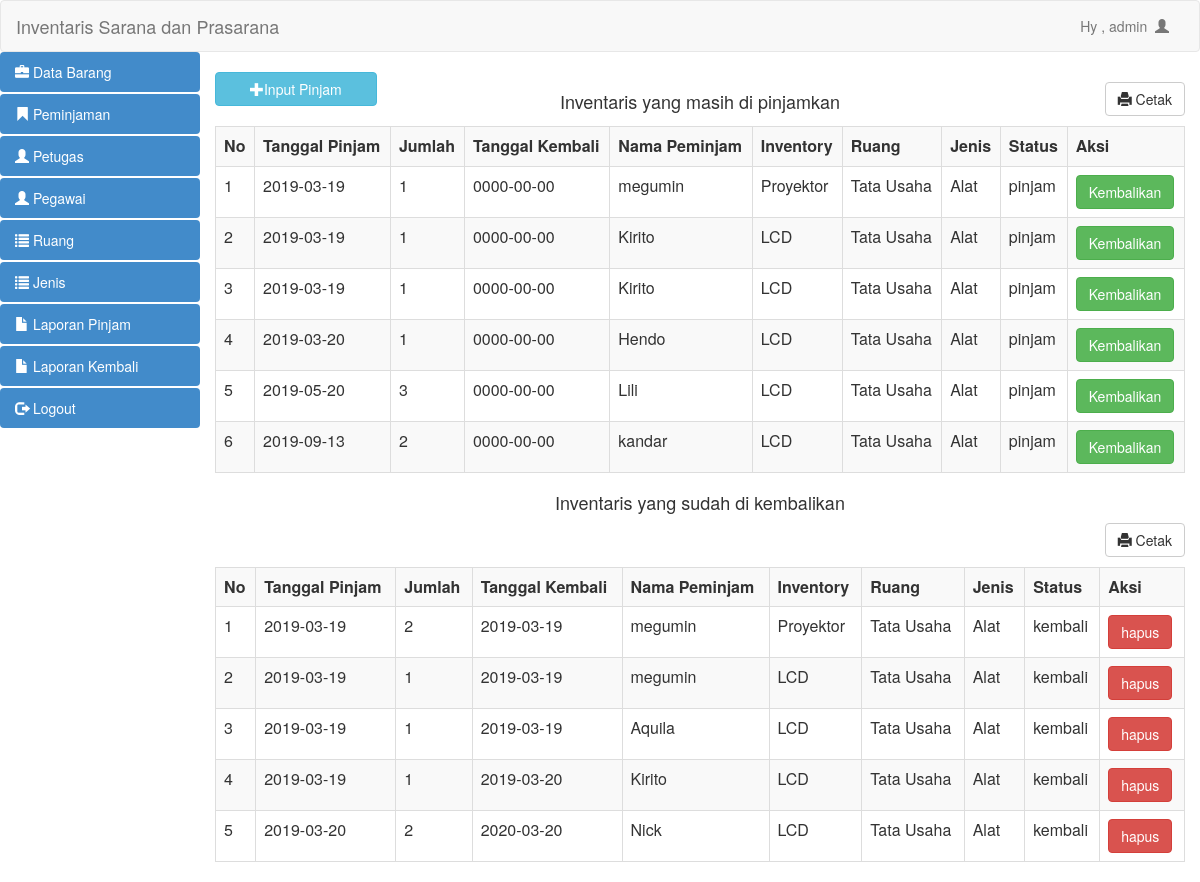
Page /pegawai/peminjaman.php (signed in) on the committed database.
### tables this page shows
CREATE TABLE IF NOT EXISTS `detail_pinjam` (
  `id_detail_pinjam` int(11) NOT NULL AUTO_INCREMENT,
  `id_inventaris` int(11) NOT NULL,
  `jumlah_pinjam` int(11) NOT NULL,
  `id_peminjaman` int(11) NOT NULL,
  PRIMARY KEY (`id_detail_pinjam`),
  KEY `id_inventaris` (`id_inventaris`),
  KEY `id_peminjaman` (`id_peminjaman`),
  CONSTRAINT `detail_pinjam_ibfk_1` FOREIGN KEY (`id_peminjaman`) REFERENCES `peminjaman` (`id_peminjaman`) ON DELETE CASCADE ON UPDATE CASCADE,
  CONSTRAINT `detail_pinjam_ibfk_2` FOREIGN KEY (`id_inventaris`) REFERENCES `inventaris` (`id_inventaris`) ON DELETE CASCADE ON UPDATE CASCADE
);

CREATE TABLE IF NOT EXISTS `peminjaman` (
  `id_peminjaman` int(11) NOT NULL AUTO_INCREMENT,
  `tanggal_pinjam` date DEFAULT NULL,
  `waktu_pinjam` time DEFAULT NULL,
  `waktu_kembali` time DEFAULT NULL,
  `tanggal_kembali` date DEFAULT NULL,
  `status_peminjaman` varchar(50) DEFAULT NULL,
  `id_pegawai` int(11) DEFAULT NULL,
  PRIMARY KEY (`id_peminjaman`),
  KEY `id_pegawai` (`id_pegawai`),
  CONSTRAINT `peminjaman_ibfk_1` FOREIGN KEY (`id_pegawai`) REFERENCES `pegawai` (`id_pegawai`) ON DELETE CASCADE ON UPDATE CASCADE
);

CREATE TABLE IF NOT EXISTS `pegawai` (
  `id_pegawai` int(11) NOT NULL AUTO_INCREMENT,
  `username` varchar(50) DEFAULT NULL,
  `nama_pegawai` varchar(50) DEFAULT NULL,
  `nip` varchar(50) DEFAULT NULL,
  `alamat` varchar(50) DEFAULT NULL,
  PRIMARY KEY (`id_pegawai`)
);

CREATE TABLE IF NOT EXISTS `inventaris` (
  `id_inventaris` int(11) NOT NULL AUTO_INCREMENT,
  `nama` varchar(50) DEFAULT NULL,
  `kondisi` varchar(50) DEFAULT NULL,
  `keterangan` varchar(50) DEFAULT NULL,
  `jumlah` int(11) DEFAULT NULL,
  `id_jenis` int(11) DEFAULT NULL,
  `tanggal_register` date DEFAULT NULL,
  `id_ruang` int(11) DEFAULT NULL,
  `kode_inventaris` varchar(50) DEFAULT NULL,
  `id_petugas` int(11) DEFAULT NULL,
  PRIMARY KEY (`id_inventaris`),
  KEY `id_ruang` (`id_ruang`),
  KEY `id_petugas` (`id_petugas`),
  KEY `id_jenis` (`id_jenis`),
  CONSTRAINT `inventaris_ibfk_1` FOREIGN KEY (`id_petugas`) REFERENCES `petugas` (`id_petugas`) ON DELETE CASCADE ON UPDATE CASCADE,
  CONSTRAINT `inventaris_ibfk_2` FOREIGN KEY (`id_ruang`) REFERENCES `ruang` (`id_ruang`) ON DELETE CASCADE ON UPDATE CASCADE,
  CONSTRAINT `inventaris_ibfk_3` FOREIGN KEY (`id_jenis`) REFERENCES `jenis` (`id_jenis`) ON DELETE CASCADE ON UPDATE CASCADE
);

CREATE TABLE IF NOT EXISTS `ruang` (
  `id_ruang` int(11) NOT NULL AUTO_INCREMENT,
  `nama_ruang` varchar(50) DEFAULT NULL,
  `kode_ruang` varchar(50) DEFAULT NULL,
  `keterangan` varchar(50) DEFAULT NULL,
  PRIMARY KEY (`id_ruang`)
);

CREATE TABLE IF NOT EXISTS `jenis` (
  `id_jenis` int(11) NOT NULL AUTO_INCREMENT,
  `nama_jenis` varchar(50) DEFAULT NULL,
  `kode_jenis` varchar(50) DEFAULT NULL,
  `keterangan` varchar(50) DEFAULT NULL,
  PRIMARY KEY (`id_jenis`)
);

### pegawai/peminjaman.php (the view, shortened to what this page needs)
<?php
include "header.php";
?>
 <button style="margin-bottom:20px" data-toggle="modal" data-target="#myModal" class="btn btn-info col-md-2"><span class="glyphicon glyphicon-plus"></span >Input Pinjam</button>
 <p><h4 class="col-md-8" ><center>Inventaris yang masih di pinjamkan</center></h4></p>
 <a style="margin-bottom:10px" href="lap_pinjam.php" target="_blank" class="btn btn-default pull-right"><span class='glyphicon glyphicon-print'></span>  Cetak</a>
<html>
<table class="table table-bordered table-striped table-hover" >
<head>
 <tr>
            <th >No</th>
            <th >Tanggal Pinjam  </th>
      <th >Jumlah </th>
      <th >Tanggal Kembali </th>
      <th >Nama Peminjam</th>
      <th >Inventory</th>
      <th >Ruang</th>
      <th >Jenis  </th>
      <th >Status</th>
      <th >Aksi</th>
          </tr>
        </head>
                  <?php
$query  = "select * from detail_pinjam,peminjaman,inventaris,pegawai,ruang,jenis
where peminjaman.id_pegawai = pegawai.id_pegawai and
detail_pinjam.id_inventaris = inventaris.id_inventaris and peminjaman.status_peminjaman= 'pinjam' and
detail_pinjam.id_peminjaman = peminjaman.id_peminjaman and ruang.id_ruang = inventaris.id_ruang
and jenis.id_jenis = inventaris.id_jenis
order by id_detail_pinjam";
$sql  = mysql_query ($query);
$no = 1;
while ($data=mysql_fetch_array($sql)) {
?>
                                        <tr>
                                            <td><?php echo $no?></td>
                                            <td><?php echo $data['tanggal_pinjam'];?></td>
                       <td><?php echo $data['jumlah_pinjam'];?></td>
                        <td><?php echo $data['tanggal_kembali'];?></td>
                         <td><?php echo $data['nama_pegawai'];?></td>
                          <td ><?php echo $data['nama'];?></td>
                          <td ><?php echo $data['nama_ruang'];?></td>
                          <td ><?php echo $data['nama_jenis'];?></td>
              <td ><?php echo $data['status_peminjaman'];?></td>
                                            <td> <a href="kembali_pinjam.php?id=<?= $data['id_peminjaman']; ?>&jumlah=<?= $data['jumlah_pinjam'];?>&idinv=<?= $data['id_inventaris'];?>" class="btn btn-success" onClick = "return confirm('Apakah Anda ingin mengembalikan  <?php echo $data['nama']; ?>?')"> Kembalikan </a></td>
                                        </tr>
                                        <?php $no++; }?>
                                </table>
  <p><h4 ><center>Inventaris yang sudah di kembalikan</center></h4></p>
<a style="margin-bottom:10px" href="lap_kembali.php" target="_blank" class="btn btn-default pull-right"><span class='glyphicon glyphicon-print'></span>  Cetak</a>
<div class="table-responsive">
    <table class="table table-bordered table-striped table-hover">
<tr>
            <th >No</th>
            <th >Tanggal Pinjam  </th>
      <th >Jumlah </th>
      <th >Tanggal Kembali </th>
      <th >Nama Peminjam</th>
      <th >Inventory</th>
      <th >Ruang</th>
      <th >Jenis</th>
      <th >Status</th>
      <th >Aksi</th>
          </tr>
                  <?php
$query  = "select * from detail_pinjam,peminjaman,inventaris,pegawai,ruang,jenis
where peminjaman.id_pegawai = pegawai.id_pegawai and
detail_pinjam.id_inventaris = inventaris.id_inventaris and peminjaman.status_peminjaman= 'kembali' and
detail_pinjam.id_peminjaman = peminjaman.id_peminjaman and ruang.id_ruang = inventaris.id_ruang
and jenis.id_jenis = inventaris.id_jenis
order by id_detail_pinjam";
$sql  = mysql_query ($query);
$no = 1;
while ($data=mysql_fetch_array($sql)) {
?>
                                        <tr class="odd gradeX">
                                          <td><?php echo $no?></td>
                                              <td><?php echo $data['tanggal_pinjam'];?></td>
                       <td><?php echo $data['jumlah_pinjam'];?></td>
                        <td><?php echo $data['tanggal_kembali'];?></td>
                         <td><?php echo $data['nama_pegawai'];?></td>
                          <td ><?php echo $data['nama'];?></td>
                          <td ><?php echo $data['nama_ruang'];?></td>
                          <td ><?php echo $data['nama_jenis'];?></td>
              <td ><?php echo $data['status_peminjaman'];?></td>
                                            <td class="center"><a class="btn btn-danger" href="hapus_pinjam.php?id=<?php echo $data['id_peminjaman']; ?>"
  onClick = "return confirm('Apakah Anda ingin mengapus  <?php echo $data['nama']; ?>?')"> hapus</a> </td>
                                        </tr>
                                        <?php $no++; }?>
                                </table>
<?php
include "footer.php";
?>
                </html>

### rows in the picture
detail_pinjam: id_peminjaman.tanggal_pinjam "2019-03-19", jumlah_pinjam "1", id_peminjaman.tanggal_kembali "0000-00-00", pegawai.nama_pegawai "megumin", id_inventaris.nama "Proyektor", ruang.nama_ruang "Tata Usaha", jenis.nama_jenis "Alat", id_peminjaman.status_peminjaman "pinjam"
detail_pinjam: id_peminjaman.tanggal_pinjam "2019-03-19", jumlah_pinjam "1", id_peminjaman.tanggal_kembali "0000-00-00", pegawai.nama_pegawai "Kirito", id_inventaris.nama "LCD", ruang.nama_ruang "Tata Usaha", jenis.nama_jenis "Alat", id_peminjaman.status_peminjaman "pinjam"
detail_pinjam: id_peminjaman.tanggal_pinjam "2019-03-19", jumlah_pinjam "1", id_peminjaman.tanggal_kembali "0000-00-00", pegawai.nama_pegawai "Kirito", id_inventaris.nama "LCD", ruang.nama_ruang "Tata Usaha", jenis.nama_jenis "Alat", id_peminjaman.status_peminjaman "pinjam"
detail_pinjam: id_peminjaman.tanggal_pinjam "2019-03-20", jumlah_pinjam "1", id_peminjaman.tanggal_kembali "0000-00-00", pegawai.nama_pegawai "Hendo", id_inventaris.nama "LCD", ruang.nama_ruang "Tata Usaha", jenis.nama_jenis "Alat", id_peminjaman.status_peminjaman "pinjam"
detail_pinjam: id_peminjaman.tanggal_pinjam "2019-05-20", jumlah_pinjam "3", id_peminjaman.tanggal_kembali "0000-00-00", pegawai.nama_pegawai "Lili", id_inventaris.nama "LCD", ruang.nama_ruang "Tata Usaha", jenis.nama_jenis "Alat", id_peminjaman.status_peminjaman "pinjam"
detail_pinjam: id_peminjaman.tanggal_pinjam "2019-09-13", jumlah_pinjam "2", id_peminjaman.tanggal_kembali "0000-00-00", pegawai.nama_pegawai "kandar", id_inventaris.nama "LCD", ruang.nama_ruang "Tata Usaha", jenis.nama_jenis "Alat", id_peminjaman.status_peminjaman "pinjam"
detail_pinjam: id_peminjaman.tanggal_pinjam "2019-03-19", jumlah_pinjam "2", id_peminjaman.tanggal_kembali "2019-03-19", pegawai.nama_pegawai "megumin", id_inventaris.nama "Proyektor", ruang.nama_ruang "Tata Usaha", jenis.nama_jenis "Alat", id_peminjaman.status_peminjaman "kembali"
detail_pinjam: id_peminjaman.tanggal_pinjam "2019-03-19", jumlah_pinjam "1", id_peminjaman.tanggal_kembali "2019-03-19", pegawai.nama_pegawai "megumin", id_inventaris.nama "LCD", ruang.nama_ruang "Tata Usaha", jenis.nama_jenis "Alat", id_peminjaman.status_peminjaman "kembali"
detail_pinjam: id_peminjaman.tanggal_pinjam "2019-03-19", jumlah_pinjam "1", id_peminjaman.tanggal_kembali "2019-03-19", pegawai.nama_pegawai "Aquila", id_inventaris.nama "LCD", ruang.nama_ruang "Tata Usaha", jenis.nama_jenis "Alat", id_peminjaman.status_peminjaman "kembali"
detail_pinjam: id_peminjaman.tanggal_pinjam "2019-03-19", jumlah_pinjam "1", id_peminjaman.tanggal_kembali "2019-03-20", pegawai.nama_pegawai "Kirito", id_inventaris.nama "LCD", ruang.nama_ruang "Tata Usaha", jenis.nama_jenis "Alat", id_peminjaman.status_peminjaman "kembali"
detail_pinjam: id_peminjaman.tanggal_pinjam "2019-03-20", jumlah_pinjam "2", id_peminjaman.tanggal_kembali "2020-03-20", pegawai.nama_pegawai "Nick", id_inventaris.nama "LCD", ruang.nama_ruang "Tata Usaha", jenis.nama_jenis "Alat", id_peminjaman.status_peminjaman "kembali"

### other values in the picture
$_SESSION['nama'] "admin"
